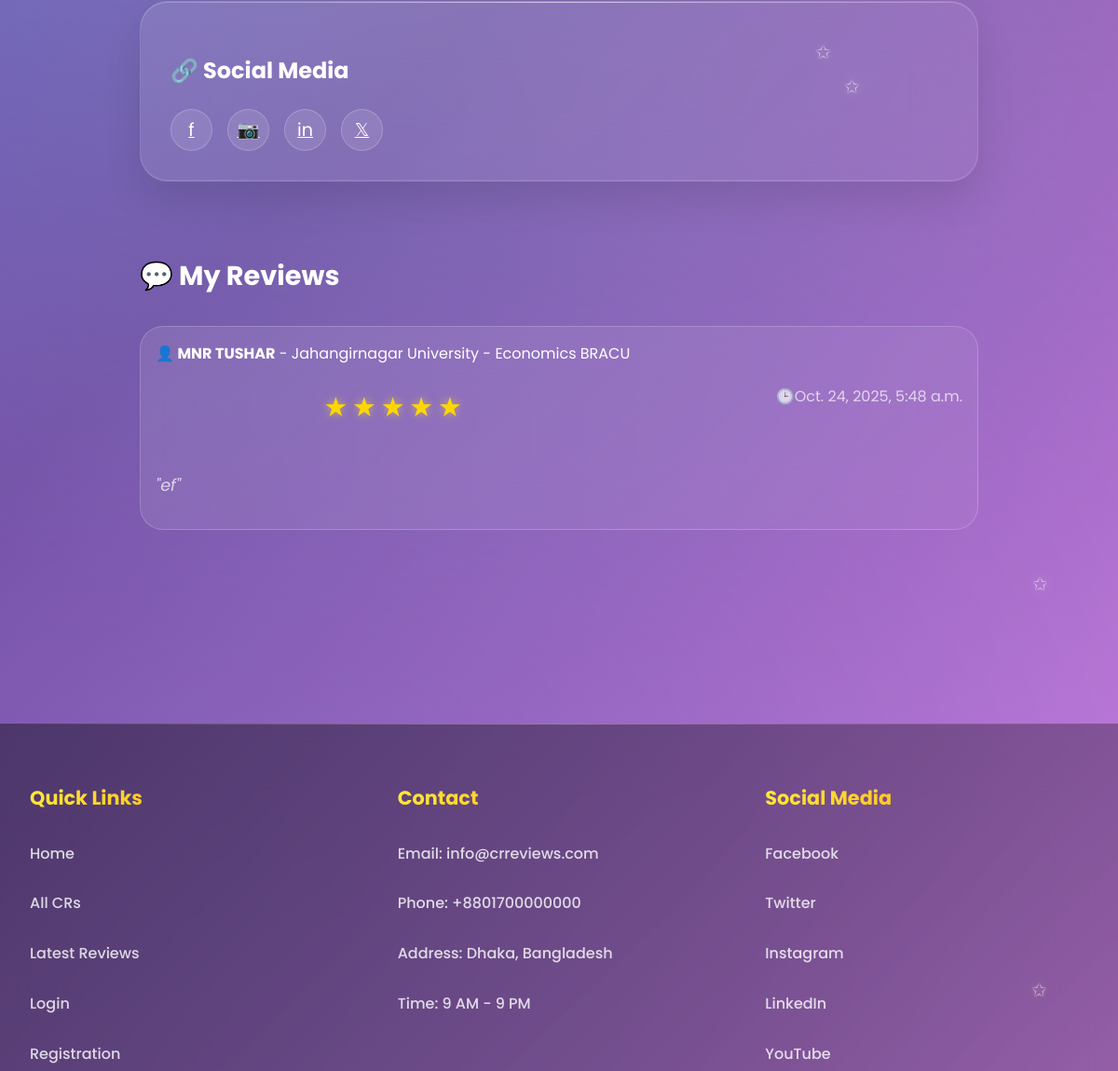
The page /view_profile/md-naimur-rahman/ (signed in, middle part) on the database as committed earlier.
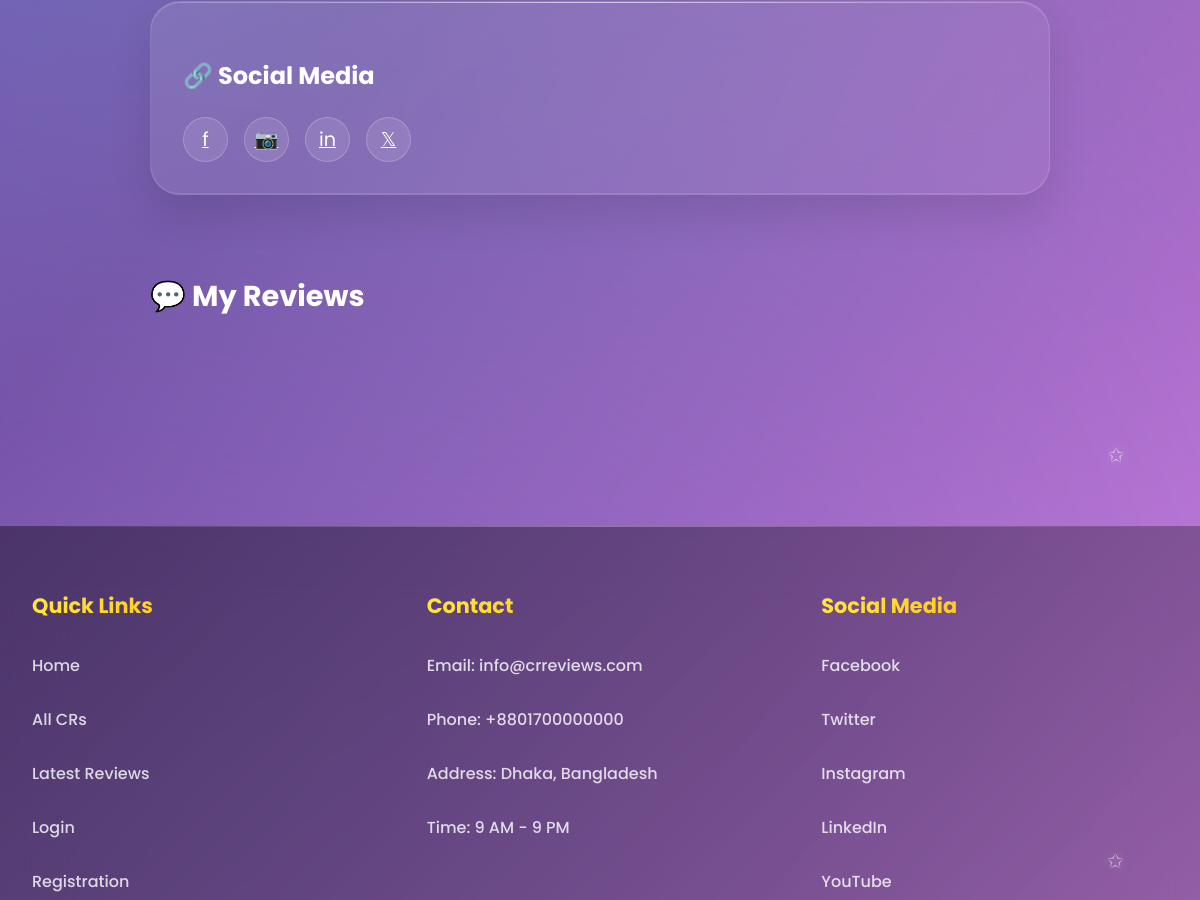
The same page on the database as committed later.
### cr/models.py (models this page shows, shortened)
class Review(models.Model):
    user=models.OneToOneField('userprofile.User', on_delete=models.CASCADE,related_name='userreviews')
    cr_profile=models.ForeignKey(CrProfile, on_delete=models.CASCADE,related_name='cr_reviews')
    rating = models.PositiveSmallIntegerField()
    description = models.TextField(blank=True, null=True)
    slug = models.SlugField(unique=True, blank=True)
    created_at = models.DateTimeField(auto_now_add=True)
    updated_at = models.DateTimeField(auto_now=True)
    deleted_at = models.DateTimeField(blank=True, null=True)

class CrProfile(models.Model):
    user=models.OneToOneField('userprofile.User', on_delete=models.CASCADE,related_name='user_profile')
    university=models.ForeignKey(University, on_delete=models.CASCADE,related_name='university_crs')
    department=models.ForeignKey(Department, on_delete=models.CASCADE,related_name='department_crs')
    cr_status = models.CharField(
    max_length=20,
    choices=[('Present', 'Present CR'), ('Former', 'Former CR')],
    default='Present'
    )
    profile_picture = models.ImageField(upload_to='cr_profile_pictures/', blank=True, null=True)
    name = models.CharField(max_length=100)
    gender = models.CharField(choices=[('M', 'Male'), ('F', 'Female')], max_length=1)
    email = models.EmailField(blank=True, null=True)
    phone = models.CharField(max_length=30, blank=True, null=True)
    st_id = models.CharField(max_length=50, unique=True)
    batch = models.CharField(max_length=20)
    dept_batch = models.CharField(max_length=20 , blank=True, null=True)
    section = models.CharField(max_length=10)
    bio = models.TextField(blank=True, null=True)
    date_of_birth = models.DateField(blank=True, null=True)
    slug = models.SlugField(unique=True, blank=True)
    facebook_url = models.URLField(default='https://www.facebook.com/')
    instagram_url = models.URLField(default='https://www.instagram.com/')
    linkedin_url = models.URLField(default='https://www.linkedin.com/')
    created_at=models.DateTimeField(auto_now_add=True)
    updated_at=models.DateTimeField(auto_now=True)
    deleted_at=models.DateTimeField(auto_now=True,blank=True,null=True)

class University(models.Model):
    Public = "Public"
    Private = "Private"
    university_type = [
        (Public,"Public"),
        (Private,"Private"),
    ]
    title =models.CharField(max_length=100,unique=True,blank=False,null=False)
    type =models.CharField(max_length=100,choices=university_type)
    address=models.CharField(max_length=150, blank=True, null=True)
    slug=models.SlugField(blank=True,unique=True)
    created_at=models.DateTimeField(auto_now_add=True)
    updated_at=models.DateTimeField(auto_now=True)
    daleted_at=models.DateTimeField(auto_now=True,blank=True,null=True)
    def __str__(self):
        return self.title

class Department(models.Model):
    university=models.ForeignKey(University, on_delete=models.CASCADE,related_name='departments')
    title=models.CharField(max_length=50,unique=True,blank=False,null=False)
    code=models.CharField(max_length=50,unique=True,blank=True,null=True)
    slug=models.SlugField(blank=True,unique=True)
    created_at=models.DateTimeField(auto_now_add=True)
    updated_at=models.DateTimeField(auto_now=True)
    daleted_at=models.DateTimeField(auto_now=True,blank=True,null=True)
    def __str__(self):
        return self.title

### userprofile/views.py (the view)
# urls.py: path('view_profile/<str:slug>/',view_profile,name="view_profile"),
def view_profile(request,slug):
    user = User.objects.get(email=request.user.email,slug=slug)
    review = Review.objects.filter(user=user).order_by('-created_at')
    paginator = Paginator(review,5)
    page_number = request.GET.get('page',1)
    try:
        review = paginator.page(page_number)
    except PageNotAnInteger:
        review = paginator.page(1)
    except EmptyPage:
        review = paginator.page(1)
    context = {
        'user':user,
        'review':review,
    }
    return render(request,'user_profile/view_profile.html',context)

### userprofile/models.py (called while the page is built)
    def get_full_name(self):
        return f"{self.first_name} {self.last_name}"

### templates/user_profile/view_profile.html (shortened to what this page needs)
{% extends 'base.html' %}
{% load static %}
{% block content %}
    <div id="cr-profile" class="page">
        <div class="container">
            <div style="max-width: 900px; margin: 0 auto;">
                <div class="search-section">
                    <h3 class="card-title1" style="margin-top: 1.5rem;">🔗 Social Media</h3>
                    <div class="social-links">
                        <a href="{{user.facebook_url}}" class="social-btn" title="Facebook">f</a>
                        <a href="{{user.instagram_url}}" class="social-btn" title="Instagram">📷</a>
                        <a href="{{user.linkedin_url}}" class="social-btn" title="LinkedIn">in</a>
                        <a href="#" class="social-btn" title="Twitter">𝕏</a>
                    </div>
                </div>
                <div class="section">
                    <h2 style="color: white; font-size: 1.8rem; font-weight: 700; margin-bottom: 2rem;">💬 My Reviews</h2>
                    <div id="reviews-container">
                    {% for review in review %}
                    <div class="review-card">
                    <div class="review-header">
                        <div>
                            <strong style="font-size: 1rem;">👤 {{review.cr_profile.name}}</strong> - {{review.cr_profile.university}} - {{review.cr_profile.department}}
                            <div class="rating">
                                {% for i in "12345" %} {% if forloop.counter <= review.rating %}
                                <span class="star filled">★</span>
                                {% else %}
                                <span class="star">☆</span>
                                {% endif %}
                                {% endfor %}
                            </div>
                        </div>
                        <div style="color: rgba(255,255,255,0.7); font-weight: 400;">🕒{{review.created_at}}</div>
                    </div>
                    <div class="review-text">
                        "{{review.description}}"
                    </div>
                    </div>
                    {% endfor %}
                    </div>
                </div>
            </div>
        </div>
    </div>
{% endblock content %}

Rows that differ between the two databases and show on the page:
removed Review: cr_profile.name "MNR TUSHAR", cr_profile.university "Jahangirnagar University", cr_profile.department "Economics BRACU", rating 5 (drawn), created_at "Oct. 24, 2025, 5:48 a.m.", description "ef"
